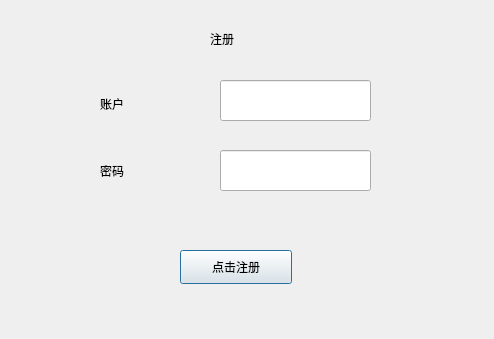
<?xml version="1.0" encoding="UTF-8"?>
<ui version="4.0">
 <class>Dialog</class>
 <widget class="QDialog" name="Dialog">
  <property name="geometry">
   <rect>
    <x>0</x>
    <y>0</y>
    <width>494</width>
    <height>339</height>
   </rect>
  </property>
  <property name="windowTitle">
   <string>Dialog</string>
  </property>
  <widget class="QLabel" name="label">
   <property name="geometry">
    <rect>
     <x>100</x>
     <y>83</y>
     <width>81</width>
     <height>41</height>
    </rect>
   </property>
   <property name="text">
    <string>账户</string>
   </property>
  </widget>
  <widget class="QLabel" name="label_2">
   <property name="geometry">
    <rect>
     <x>100</x>
     <y>150</y>
     <width>81</width>
     <height>41</height>
    </rect>
   </property>
   <property name="text">
    <string>密码</string>
   </property>
  </widget>
  <widget class="QLineEdit" name="userline">
   <property name="geometry">
    <rect>
     <x>220</x>
     <y>80</y>
     <width>151</width>
     <height>41</height>
    </rect>
   </property>
  </widget>
  <widget class="QLineEdit" name="pwdline">
   <property name="geometry">
    <rect>
     <x>220</x>
     <y>150</y>
     <width>151</width>
     <height>41</height>
    </rect>
   </property>
  </widget>
  <widget class="QLabel" name="label_3">
   <property name="geometry">
    <rect>
     <x>210</x>
     <y>30</y>
     <width>81</width>
     <height>18</height>
    </rect>
   </property>
   <property name="text">
    <string>注册</string>
   </property>
  </widget>
  <widget class="QPushButton" name="registerbtn">
   <property name="geometry">
    <rect>
     <x>180</x>
     <y>250</y>
     <width>112</width>
     <height>34</height>
    </rect>
   </property>
   <property name="text">
    <string>点击注册</string>
   </property>
  </widget>
 </widget>
 <resources/>
 <connections/>
</ui>
